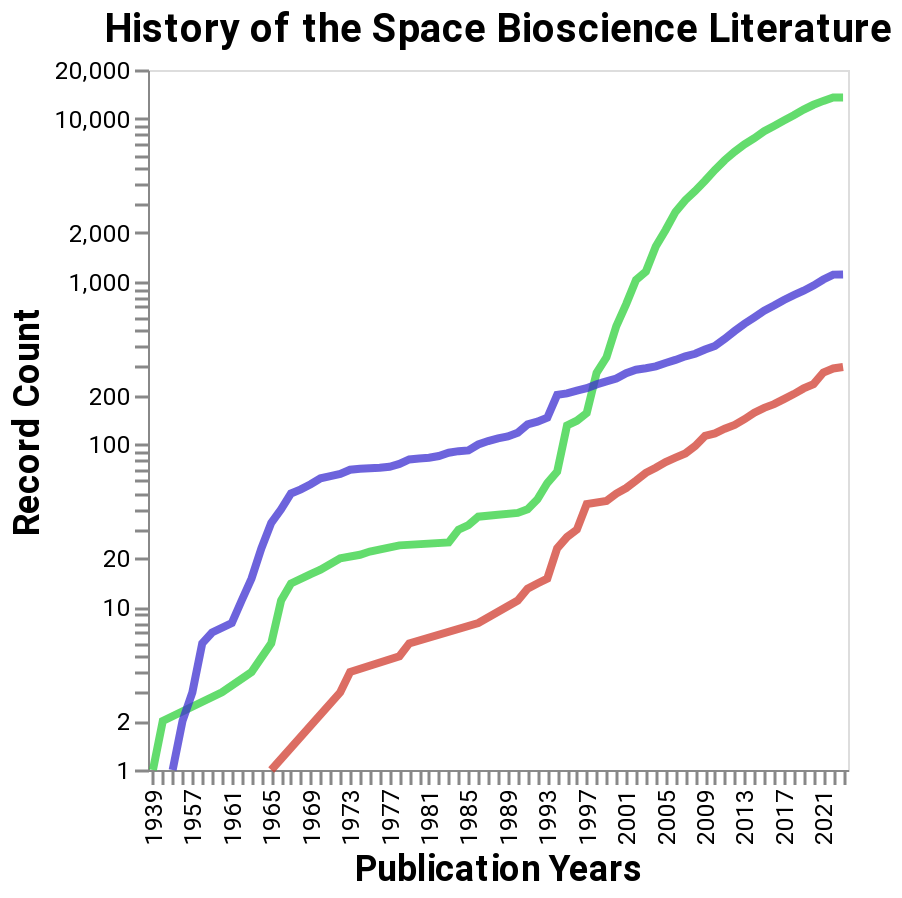

Here is the notebook cell this chart was saved with:
### Markdown cell above
# Line Chart Plotting Code

### Code cell
lines = alt.Chart(year_df).mark_line(opacity=0.75).encode(
    x='Publication Years:N',
    y=alt.Y('Record Count:Q', scale=alt.Scale(type='log', domain=[1, 20000], clamp=True, nice=False)),
    color=alt.Color('Type', legend=None),
    strokeWidth=alt.value(4),
).properties(
    width=350, 
    height=350,
    title='History of the Space Bioscience Literature',
).configure_axis(
    grid=False,
    tickCount=10,
    labelFontSize=12,
    titleFontSize=18,
    titleFont='roboto',
    labelFont='roboto',
    labelOverlap=True,
    tickWidth=1.5,
    tickSize=7
).configure_legend(
    strokeColor='gray',
    labelFontSize=14,
    titleFontSize=16,
    orient='top-left',
    padding=10,
    cornerRadius=10,
    fillColor='#f1f1f1',
    labelLimit=0
).configure_title(
    fontSize=20,
    font='roboto'
).configure_range(
    category=color_list
)
lines

### Figure 1 — Vega-Lite specification as saved in the notebook (floating-point values rounded to 4 significant figures; data arrays with more than 128 entries replaced by an {"elided": "..."} marker saying what was removed)
{"config": {"view": {"continuousWidth": 400, "continuousHeight": 300}, "axis": {"grid": false, "labelFont": "roboto", "labelFontSize": 12, "labelOverlap": true, "tickCount": 10, "tickSize": 7, "tickWidth": 1.5, "titleFont": "roboto", "titleFontSize": 18}, "legend": {"cornerRadius": 10, "fillColor": "#f1f1f1", "labelFontSize": 14, "labelLimit": 0, "orient": "top-left", "padding": 10, "strokeColor": "gray", "titleFontSize": 16}, "range": {"category": ["#2FD03D", "#3D2FD0", "#D03D2F"]}, "title": {"font": "roboto", "fontSize": 20}}, "data": {"name": "data-3b51dc6707fba1782a86797bab1896fb"}, "mark": {"type": "line", "opacity": 0.75}, "encoding": {"color": {"field": "Type", "legend": null, "type": "nominal"}, "strokeWidth": {"value": 4}, "x": {"field": "Publication Years", "type": "nominal"}, "y": {"field": "Record Count", "scale": {"clamp": true, "domain": [1, 20000], "nice": false, "type": "log"}, "type": "quantitative"}}, "height": 350, "title": "History of the Space Bioscience Literature", "width": 350, "$schema": "https://vega.github.io/schema/vega-lite/v4.17.0.json", "datasets": {"data-3b51dc6707fba1782a86797bab1896fb": {"elided": "158 records"}}}
